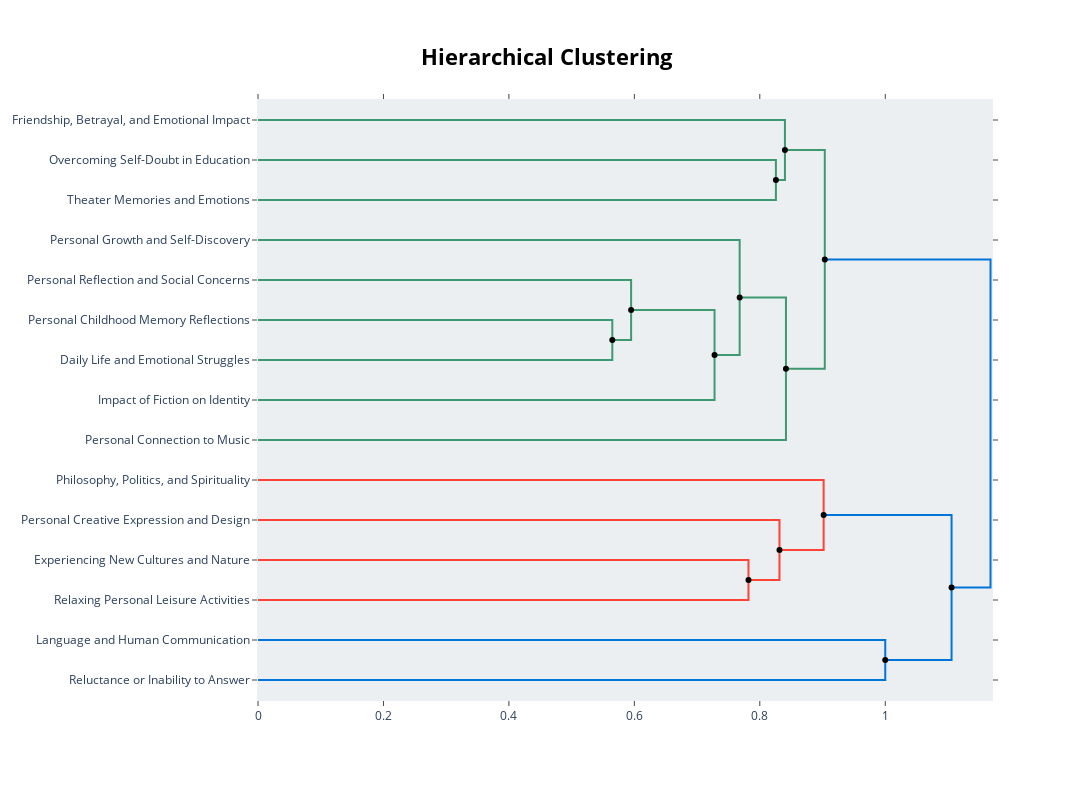
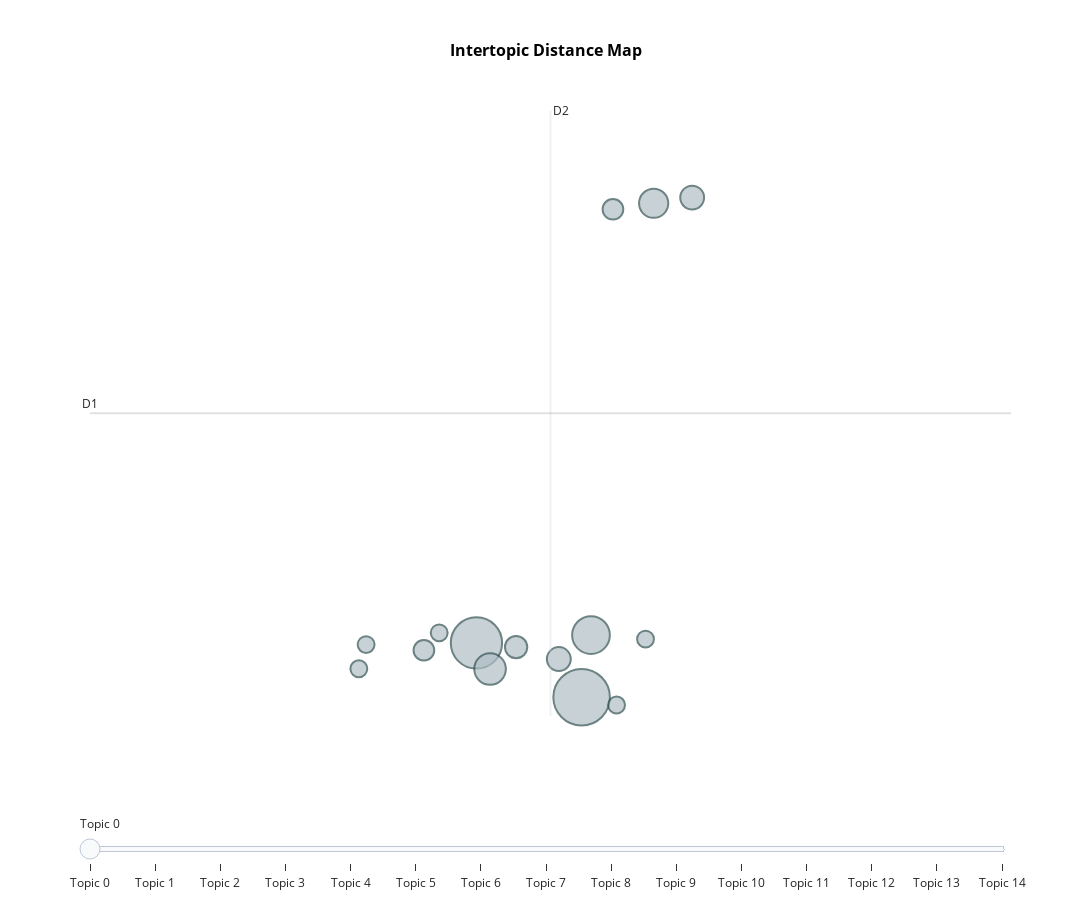
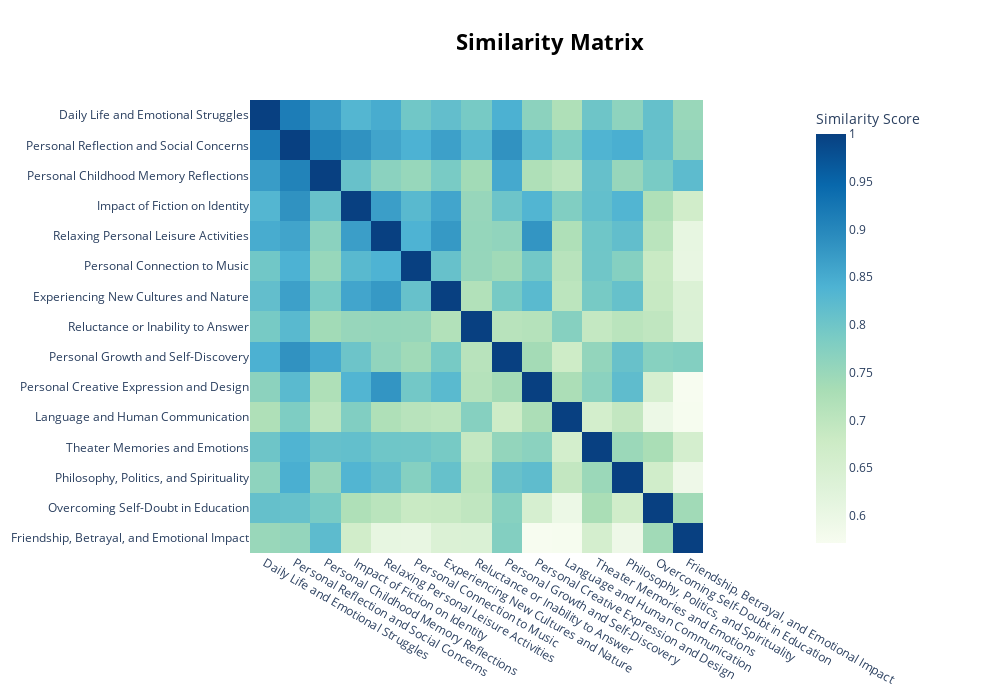
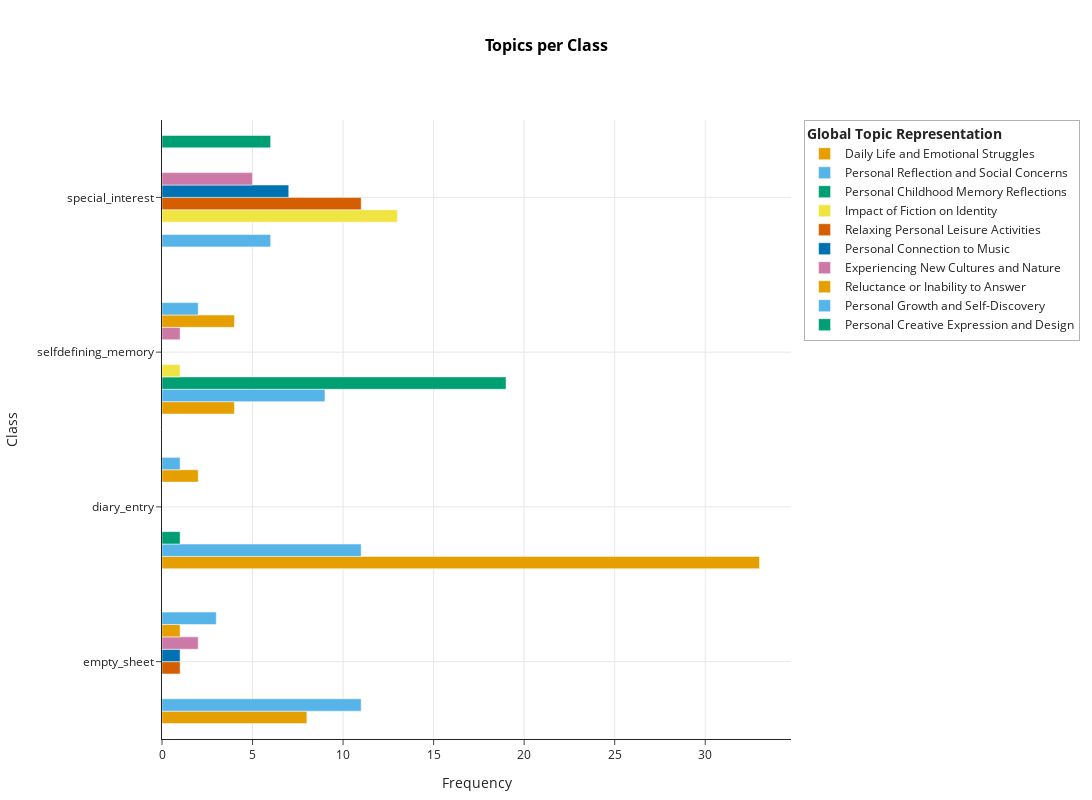

The cell these charts' notebook holds for them, in order:
### Code cell
process_group(group_name, folder)

### Figure 1 — Plotly figure (JSON) as saved in the notebook; plotly's stock layout.template omitted (floating-point values rounded to 4 significant figures)
{"data": [{"hoverinfo": "text", "marker": {"color": "rgb(61,153,112)"}, "mode": "lines", "text": ["Overcoming Self-Doubt in Education", "", "", "Theater Memories and Emotions"], "type": "scatter", "x": [0.0, 0.8257, 0.8257, 0.0], "xaxis": "x", "y": [-15.0, -15.0, -25.0, -25.0], "yaxis": "y"}, {"hoverinfo": "text", "marker": {"color": "rgb(61,153,112)"}, "mode": "lines", "text": ["Friendship, Betrayal, and Emotional Impact", "", "", "nunca_fazer_capaz_aulas_conseguir"], "type": "scatter", "x": [0.0, 0.8401, 0.8401, 0.8257], "xaxis": "x", "y": [-5.0, -5.0, -20.0, -20.0], "yaxis": "y"}, {"hoverinfo": "text", "marker": {"color": "rgb(61,153,112)"}, "mode": "lines", "text": ["Personal Childhood Memory Reflections", "", "", "Daily Life and Emotional Struggles"], "type": "scatter", "x": [0.0, 0.5649, 0.5649, 0.0], "xaxis": "x", "y": [-55.0, -55.0, -65.0, -65.0], "yaxis": "y"}, {"hoverinfo": "text", "marker": {"color": "rgb(61,153,112)"}, "mode": "lines", "text": ["Personal Reflection and Social Concerns", "", "", "hoje_dia_fazer_porque_trabalho"], "type": "scatter", "x": [0.0, 0.5948, 0.5948, 0.5649], "xaxis": "x", "y": [-45.0, -45.0, -60.0, -60.0], "yaxis": "y"}, {"hoverinfo": "text", "marker": {"color": "rgb(61,153,112)"}, "mode": "lines", "text": ["dia_fazer_hoje_porque_trabalho", "", "", "Impact of Fiction on Identity"], "type": "scatter", "x": [0.5948, 0.7278, 0.7278, 0.0], "xaxis": "x", "y": [-52.5, -52.5, -75.0, -75.0], "yaxis": "y"}, {"hoverinfo": "text", "marker": {"color": "rgb(61,153,112)"}, "mode": "lines", "text": ["Personal Growth and Self-Discovery", "", "", "porque_dia_fazer_hoje_sempre"], "type": "scatter", "x": [0.0, 0.7679, 0.7679, 0.7278], "xaxis": "x", "y": [-35.0, -35.0, -63.75, -63.75], "yaxis": "y"}, {"hoverinfo": "text", "marker": {"color": "rgb(61,153,112)"}, "mode": "lines", "text": ["porque_dia_fazer_hoje_sempre", "", "", "Personal Connection to Music"], "type": "scatter", "x": [0.7679, 0.8417, 0.8417, 0.0], "xaxis": "x", "y": [-49.38, -49.38, -85.0, -85.0], "yaxis": "y"}, {"hoverinfo": "text", "marker": {"color": "rgb(61,153,112)"}, "mode": "lines", "text": ["queria_nunca_nada_fazer_aulas", "", "", "porque_fazer_dia_hoje_sempre"], "type": "scatter", "x": [0.8401, 0.9036, 0.9036, 0.8417], "xaxis": "x", "y": [-12.5, -12.5, -67.19, -67.19], "yaxis": "y"}, {"hoverinfo": "text", "marker": {"color": "rgb(255,65,54)"}, "mode": "lines", "text": ["Experiencing New Cultures and Nature", "", "", "Relaxing Personal Leisure Activities"], "type": "scatter", "x": [0.0, 0.7819, 0.7819, 0.0], "xaxis": "x", "y": [-115.0, -115.0, -125.0, -125.0], "yaxis": "y"}, {"hoverinfo": "text", "marker": {"color": "rgb(255,65,54)"}, "mode": "lines", "text": ["Personal Creative Expression and Design", "", "", "viajar_gosto_adoro_sentir_novas"], "type": "scatter", "x": [0.0, 0.8314, 0.8314, 0.7819], "xaxis": "x", "y": [-105.0, -105.0, -120.0, -120.0], "yaxis": "y"}, {"hoverinfo": "text", "marker": {"color": "rgb(255,65,54)"}, "mode": "lines", "text": ["Philosophy, Politics, and Spirituality", "", "", "gosto_adoro_viajar_sentir_novas"], "type": "scatter", "x": [0.0, 0.9018, 0.9018, 0.8314], "xaxis": "x", "y": [-95.0, -95.0, -112.5, -112.5], "yaxis": "y"}, {"hoverinfo": "text", "marker": {"color": "rgb(0,116,217)"}, "mode": "lines", "text": ["Language and Human Communication", "", "", "Reluctance or Inability to Answer"], "type": "scatter", "x": [0.0, 1.0, 1.0, 0.0], "xaxis": "x", "y": [-135.0, -135.0, -145.0, -145.0], "yaxis": "y"}, {"hoverinfo": "text", "marker": {"color": "rgb(0,116,217)"}, "mode": "lines", "text": ["gosto_adoro_viajar_sentir_novas", "", "", "responder_prefiro_biblioteca_nenhuma_escrita"], "type": "scatter", "x": [0.9018, 1.106, 1.106, 1.0], "xaxis": "x", "y": [-103.8, -103.8, -140.0, -140.0], "yaxis": "y"}, {"hoverinfo": "text", "marker": {"color": "rgb(0,116,217)"}, "mode": "lines", "text": ["fazer_porque_dia_hoje_sempre", "", "", "gosto_adoro_viajar_sentir_pessoas"], "type": "scatter", "x": [0.9036, 1.168, 1.168, 1.106], "xaxis": "x", "y": [-39.84, -39.84, -121.9, -121.9], "yaxis": "y"}, {"hoverinfo": "text", "hovertext": ["dia_fazer_hoje_porque_trabalho", "porque_dia_fazer_hoje_sempre", "queria_nunca_nada_fazer_aulas", "gosto_adoro_viajar_sentir_novas", "fazer_porque_dia_hoje_sempre"], "marker": {"color": "black"}, "mode": "markers", "showlegend": false, "type": "scatter", "x": [0.5948, 0.7679, 0.8401, 0.9018, 0.9036], "y": [-52.5, -49.38, -12.5, -103.8, -39.84]}, {"hoverinfo": "text", "hovertext": ["nunca_fazer_capaz_aulas_conseguir", "hoje_dia_fazer_porque_trabalho", "porque_dia_fazer_hoje_sempre", "porque_fazer_dia_hoje_sempre", "viajar_gosto_adoro_sentir_novas", "gosto_adoro_viajar_sentir_novas", "responder_prefiro_biblioteca_nenhuma_escrita", "gosto_adoro_viajar_sentir_pessoas"], "marker": {"color": "black"}, "mode": "markers", "showlegend": false, "type": "scatter", "x": [0.8257, 0.5649, 0.7278, 0.8417, 0.7819, 0.8314, 1, 1.106], "y": [-20, -60, -63.75, -67.19, -120, -112.5, -140, -121.9]}], "layout": {"autosize": false, "height": 800, "hoverlabel": {"bgcolor": "white", "font": {"family": "Rockwell", "size": 16}}, "hovermode": "closest", "margin": {"b": 100, "l": 100, "r": 100, "t": 100}, "plot_bgcolor": "#ECEFF1", "showlegend": false, "title": {"font": {"color": "Black", "size": 22}, "text": "<b>Hierarchical Clustering</b>", "x": 0.5, "xanchor": "center", "yanchor": "top"}, "width": 1400, "xaxis": {"mirror": "allticks", "rangemode": "tozero", "showgrid": false, "showline": true, "showticklabels": true, "ticks": "outside", "type": "linear", "zeroline": false}, "yaxis": {"mirror": "allticks", "range": [-150, 0], "rangemode": "tozero", "showgrid": false, "showline": true, "showticklabels": true, "tickmode": "array", "ticks": "outside", "ticktext": ["Friendship, Betrayal, and Emotional Impact", "Overcoming Self-Doubt in Education", "Theater Memories and Emotions", "Personal Growth and Self-Discovery", "Personal Reflection and Social Concerns", "Personal Childhood Memory Reflections", "Daily Life and Emotional Struggles", "Impact of Fiction on Identity", "Personal Connection to Music", "Philosophy, Politics, and Spirituality", "Personal Creative Expression and Design", "Experiencing New Cultures and Nature", "Relaxing Personal Leisure Activities", "Language and Human Communication", "Reluctance or Inability to Answer"], "tickvals": [-5, -15, -25, -35, -45, -55, -65, -75, -85, -95, -105, -115, -125, -135, -145], "type": "linear", "zeroline": false}}}

### Figure 2 — Plotly figure (JSON) as saved in the notebook; plotly's stock layout.template omitted (floating-point values rounded to 4 significant figures)
{"data": [{"customdata": [[0, "Daily Life and Emotional Struggles", 45], [1, "Personal Reflection and Social Concerns", 37], [2, "Personal Childhood Memory Reflections", 20], [3, "Impact of Fiction on Identity", 14], [4, "Relaxing Personal Leisure Activities", 12], [5, "Personal Connection to Music", 8], [6, "Experiencing New Cultures and Nature", 8], [7, "Reluctance or Inability to Answer", 7], [8, "Personal Growth and Self-Discovery", 6], [9, "Personal Creative Expression and Design", 6], [10, "Language and Human Communication", 4], [11, "Theater Memories and Emotions", 4], [12, "Philosophy, Politics, and Spirituality", 4], [13, "Overcoming Self-Doubt in Education", 4], [14, "Friendship, Betrayal, and Emotional Impact", 4]], "hovertemplate": "<b>Topic %{customdata[0]}</b><br>%{customdata[1]}<br>Size: %{customdata[2]}", "legendgroup": "", "marker": {"color": "#B0BEC5", "line": {"color": "DarkSlateGrey", "width": 2}, "size": [45, 37, 20, 14, 12, 8, 8, 7, 6, 6, 4, 4, 4, 4, 4], "sizemode": "area", "sizeref": 0.02813, "symbol": "circle"}, "mode": "markers", "name": "", "orientation": "v", "showlegend": false, "type": "scatter", "x": [14.33, 13.59, 14.4, 13.68, 14.85, 14.17, 15.12, 13.87, 13.21, 14.56, 12.8, 13.32, 12.75, 14.58, 14.79], "xaxis": "x", "y": [3.874, 6.482, 6.861, 5.229, 27.6, 5.711, 27.87, 6.284, 6.133, 27.31, 6.403, 6.969, 5.243, 3.501, 6.667], "yaxis": "y"}], "layout": {"annotations": [{"showarrow": false, "text": "D1", "x": 10.84, "y": 17.51, "yshift": 10}, {"showarrow": false, "text": "D2", "x": 14.11, "xshift": 10, "y": 32.05}], "height": 900, "hoverlabel": {"bgcolor": "white", "font": {"family": "Rockwell", "size": 16}}, "legend": {"itemsizing": "constant", "tracegroupgap": 0}, "margin": {"b": 80, "l": 80, "r": 80, "t": 100}, "shapes": [{"line": {"color": "#CFD8DC", "width": 2}, "type": "line", "x0": 14.11, "x1": 14.11, "y0": 2.976, "y1": 32.05}, {"line": {"color": "#9E9E9E", "width": 2}, "type": "line", "x0": 10.84, "x1": 17.39, "y0": 17.51, "y1": 17.51}], "sliders": [{"active": 0, "pad": {"t": 50}, "steps": [{"args": [{"marker.color": [["red", "#B0BEC5", "#B0BEC5", "#B0BEC5", "#B0BEC5", "#B0BEC5", "#B0BEC5", "#B0BEC5", "#B0BEC5", "#B0BEC5", "#B0BEC5", "#B0BEC5", "#B0BEC5", "#B0BEC5", "#B0BEC5"]]}], "label": "Topic 0", "method": "update"}, {"args": [{"marker.color": [["#B0BEC5", "red", "#B0BEC5", "#B0BEC5", "#B0BEC5", "#B0BEC5", "#B0BEC5", "#B0BEC5", "#B0BEC5", "#B0BEC5", "#B0BEC5", "#B0BEC5", "#B0BEC5", "#B0BEC5", "#B0BEC5"]]}], "label": "Topic 1", "method": "update"}, {"args": [{"marker.color": [["#B0BEC5", "#B0BEC5", "red", "#B0BEC5", "#B0BEC5", "#B0BEC5", "#B0BEC5", "#B0BEC5", "#B0BEC5", "#B0BEC5", "#B0BEC5", "#B0BEC5", "#B0BEC5", "#B0BEC5", "#B0BEC5"]]}], "label": "Topic 2", "method": "update"}, {"args": [{"marker.color": [["#B0BEC5", "#B0BEC5", "#B0BEC5", "red", "#B0BEC5", "#B0BEC5", "#B0BEC5", "#B0BEC5", "#B0BEC5", "#B0BEC5", "#B0BEC5", "#B0BEC5", "#B0BEC5", "#B0BEC5", "#B0BEC5"]]}], "label": "Topic 3", "method": "update"}, {"args": [{"marker.color": [["#B0BEC5", "#B0BEC5", "#B0BEC5", "#B0BEC5", "red", "#B0BEC5", "#B0BEC5", "#B0BEC5", "#B0BEC5", "#B0BEC5", "#B0BEC5", "#B0BEC5", "#B0BEC5", "#B0BEC5", "#B0BEC5"]]}], "label": "Topic 4", "method": "update"}, {"args": [{"marker.color": [["#B0BEC5", "#B0BEC5", "#B0BEC5", "#B0BEC5", "#B0BEC5", "red", "#B0BEC5", "#B0BEC5", "#B0BEC5", "#B0BEC5", "#B0BEC5", "#B0BEC5", "#B0BEC5", "#B0BEC5", "#B0BEC5"]]}], "label": "Topic 5", "method": "update"}, {"args": [{"marker.color": [["#B0BEC5", "#B0BEC5", "#B0BEC5", "#B0BEC5", "#B0BEC5", "#B0BEC5", "red", "#B0BEC5", "#B0BEC5", "#B0BEC5", "#B0BEC5", "#B0BEC5", "#B0BEC5", "#B0BEC5", "#B0BEC5"]]}], "label": "Topic 6", "method": "update"}, {"args": [{"marker.color": [["#B0BEC5", "#B0BEC5", "#B0BEC5", "#B0BEC5", "#B0BEC5", "#B0BEC5", "#B0BEC5", "red", "#B0BEC5", "#B0BEC5", "#B0BEC5", "#B0BEC5", "#B0BEC5", "#B0BEC5", "#B0BEC5"]]}], "label": "Topic 7", "method": "update"}, {"args": [{"marker.color": [["#B0BEC5", "#B0BEC5", "#B0BEC5", "#B0BEC5", "#B0BEC5", "#B0BEC5", "#B0BEC5", "#B0BEC5", "red", "#B0BEC5", "#B0BEC5", "#B0BEC5", "#B0BEC5", "#B0BEC5", "#B0BEC5"]]}], "label": "Topic 8", "method": "update"}, {"args": [{"marker.color": [["#B0BEC5", "#B0BEC5", "#B0BEC5", "#B0BEC5", "#B0BEC5", "#B0BEC5", "#B0BEC5", "#B0BEC5", "#B0BEC5", "red", "#B0BEC5", "#B0BEC5", "#B0BEC5", "#B0BEC5", "#B0BEC5"]]}], "label": "Topic 9", "method": "update"}, {"args": [{"marker.color": [["#B0BEC5", "#B0BEC5", "#B0BEC5", "#B0BEC5", "#B0BEC5", "#B0BEC5", "#B0BEC5", "#B0BEC5", "#B0BEC5", "#B0BEC5", "red", "#B0BEC5", "#B0BEC5", "#B0BEC5", "#B0BEC5"]]}], "label": "Topic 10", "method": "update"}, {"args": [{"marker.color": [["#B0BEC5", "#B0BEC5", "#B0BEC5", "#B0BEC5", "#B0BEC5", "#B0BEC5", "#B0BEC5", "#B0BEC5", "#B0BEC5", "#B0BEC5", "#B0BEC5", "red", "#B0BEC5", "#B0BEC5", "#B0BEC5"]]}], "label": "Topic 11", "method": "update"}, {"args": [{"marker.color": [["#B0BEC5", "#B0BEC5", "#B0BEC5", "#B0BEC5", "#B0BEC5", "#B0BEC5", "#B0BEC5", "#B0BEC5", "#B0BEC5", "#B0BEC5", "#B0BEC5", "#B0BEC5", "red", "#B0BEC5", "#B0BEC5"]]}], "label": "Topic 12", "method": "update"}, {"args": [{"marker.color": [["#B0BEC5", "#B0BEC5", "#B0BEC5", "#B0BEC5", "#B0BEC5", "#B0BEC5", "#B0BEC5", "#B0BEC5", "#B0BEC5", "#B0BEC5", "#B0BEC5", "#B0BEC5", "#B0BEC5", "red", "#B0BEC5"]]}], "label": "Topic 13", "method": "update"}, {"args": [{"marker.color": [["#B0BEC5", "#B0BEC5", "#B0BEC5", "#B0BEC5", "#B0BEC5", "#B0BEC5", "#B0BEC5", "#B0BEC5", "#B0BEC5", "#B0BEC5", "#B0BEC5", "#B0BEC5", "#B0BEC5", "#B0BEC5", "red"]]}], "label": "Topic 14", "method": "update"}]}], "title": {"font": {"color": "Black", "size": 16}, "text": "<b>Intertopic Distance Map</b>", "x": 0.5, "xanchor": "center", "y": 0.95, "yanchor": "top"}, "width": 1200, "xaxis": {"anchor": "y", "automargin": true, "domain": [0, 1], "gridcolor": "rgba(0,0,0,0.1)", "showgrid": true, "title": {"text": ""}, "visible": false}, "yaxis": {"anchor": "x", "automargin": true, "domain": [0, 1], "gridcolor": "rgba(0,0,0,0.1)", "showgrid": true, "title": {"text": ""}, "visible": false}}}

### Figure 3 — Plotly figure (JSON) as saved in the notebook; plotly's stock layout.template omitted (floating-point values rounded to 4 significant figures; data arrays with more than 128 entries replaced by an {"elided": "..."} marker saying what was removed)
{"data": [{"coloraxis": "coloraxis", "hovertemplate": "x: %{x}<br>y: %{y}<br>Similarity Score: %{z}<extra></extra>", "name": "0", "type": "heatmap", "x": ["Daily Life and Emotional Struggles", "Personal Reflection and Social Concerns", "Personal Childhood Memory Reflections", "Impact of Fiction on Identity", "Relaxing Personal Leisure Activities", "Personal Connection to Music", "Experiencing New Cultures and Nature", "Reluctance or Inability to Answer", "Personal Growth and Self-Discovery", "Personal Creative Expression and Design", "Language and Human Communication", "Theater Memories and Emotions", "Philosophy, Politics, and Spirituality", "Overcoming Self-Doubt in Education", "Friendship, Betrayal, and Emotional Impact"], "xaxis": "x", "y": ["Daily Life and Emotional Struggles", "Personal Reflection and Social Concerns", "Personal Childhood Memory Reflections", "Impact of Fiction on Identity", "Relaxing Personal Leisure Activities", "Personal Connection to Music", "Experiencing New Cultures and Nature", "Reluctance or Inability to Answer", "Personal Growth and Self-Discovery", "Personal Creative Expression and Design", "Language and Human Communication", "Theater Memories and Emotions", "Philosophy, Politics, and Spirituality", "Overcoming Self-Doubt in Education", "Friendship, Betrayal, and Emotional Impact"], "yaxis": "y", "z": {"elided": "15x15 float values"}}], "layout": {"coloraxis": {"colorbar": {"title": {"text": "Similarity Score"}}, "colorscale": [[0, "rgb(247,252,240)"], [0.125, "rgb(224,243,219)"], [0.25, "rgb(204,235,197)"], [0.375, "rgb(168,221,181)"], [0.5, "rgb(123,204,196)"], [0.625, "rgb(78,179,211)"], [0.75, "rgb(43,140,190)"], [0.875, "rgb(8,104,172)"], [1, "rgb(8,64,129)"]]}, "height": 700, "hoverlabel": {"bgcolor": "white", "font": {"family": "Rockwell", "size": 16}}, "legend": {"title": {"text": "Trend"}}, "margin": {"b": 120, "l": 120, "r": 80, "t": 100}, "showlegend": true, "title": {"font": {"color": "Black", "size": 22}, "text": "<b>Similarity Matrix</b>", "x": 0.55, "xanchor": "center", "y": 0.95, "yanchor": "top"}, "width": 1000, "xaxis": {"anchor": "y", "constrain": "domain", "domain": [0, 1], "scaleanchor": "y"}, "yaxis": {"anchor": "x", "autorange": "reversed", "constrain": "domain", "domain": [0, 1]}}}

### Figure 4 — Plotly figure (JSON) as saved in the notebook; plotly's stock layout.template omitted (floating-point values rounded to 4 significant figures)
{"data": [{"hoverinfo": "text", "hovertext": ["<b>Topic 0</b><br>Words: the, quero, fazer, dormir, you", "<b>Topic 0</b><br>Words: dia, hoje, trabalho, fazer, porque", "<b>Topic 0</b><br>Words: pai, disse, filme, situação, ir"], "marker": {"color": "#E69F00"}, "name": "Daily Life and Emotional Struggles", "orientation": "h", "type": "bar", "visible": true, "x": [8, 33, 4], "y": ["empty_sheet", "diary_entry", "selfdefining_memory"]}, {"hoverinfo": "text", "hovertext": ["<b>Topic 1</b><br>Words: cabeça, sempre, atenção, pessoas, algo", "<b>Topic 1</b><br>Words: dia, momentos, perceber, algum, mau", "<b>Topic 1</b><br>Words: pessoas, feminino, futebol, mulher, mulheres", "<b>Topic 1</b><br>Words: lembro, memórias, memória, odeio, sempre"], "marker": {"color": "#56B4E9"}, "name": "Personal Reflection and Social Concerns", "orientation": "h", "type": "bar", "visible": true, "x": [11, 11, 6, 9], "y": ["empty_sheet", "diary_entry", "special_interest", "selfdefining_memory"]}, {"hoverinfo": "text", "hovertext": ["<b>Topic 2</b><br>Words: responder, verdade, telemóvel, alunos, nisto", "<b>Topic 2</b><br>Words: memória, lembro, anos, mãe, dizer"], "marker": {"color": "#009E73"}, "name": "Personal Childhood Memory Reflections", "orientation": "h", "type": "bar", "visible": true, "x": [1, 19], "y": ["diary_entry", "selfdefining_memory"]}, {"hoverinfo": "text", "hovertext": ["<b>Topic 3</b><br>Words: ler, músicas, história, forma, interesse", "<b>Topic 3</b><br>Words: livros, ler, interesses, dúvida, sempre"], "marker": {"color": "#F0E442"}, "name": "Impact of Fiction on Identity", "orientation": "h", "type": "bar", "visible": true, "x": [13, 1], "y": ["special_interest", "selfdefining_memory"]}, {"hoverinfo": "text", "hovertext": ["<b>Topic 4</b><br>Words: liga, lista, cozinhar, odeio, ontem", "<b>Topic 4</b><br>Words: gosto, adoro, cozinhar, acalma, porque"], "marker": {"color": "#D55E00"}, "name": "Relaxing Personal Leisure Activities", "orientation": "h", "type": "bar", "visible": true, "x": [1, 11], "y": ["empty_sheet", "special_interest"]}, {"hoverinfo": "text", "hovertext": ["<b>Topic 5</b><br>Words: encontro, tocar, crianças, horário, entanto", "<b>Topic 5</b><br>Words: música, ouvir, enquanto, tanto, consigo"], "marker": {"color": "#0072B2"}, "name": "Personal Connection to Music", "orientation": "h", "type": "bar", "visible": true, "x": [1, 7], "y": ["empty_sheet", "special_interest"]}, {"hoverinfo": "text", "hovertext": ["<b>Topic 6</b><br>Words: silêncio, sentir, fundo, vezes, sensação", "<b>Topic 6</b><br>Words: viajar, novas, maioria pessoas, visitar, gosto", "<b>Topic 6</b><br>Words: todo mundo, centro, viajar, todo, faculdade"], "marker": {"color": "#CC79A7"}, "name": "Experiencing New Cultures and Nature", "orientation": "h", "type": "bar", "visible": true, "x": [2, 5, 1], "y": ["empty_sheet", "special_interest", "selfdefining_memory"]}, {"hoverinfo": "text", "hovertext": ["<b>Topic 7</b><br>Words: responder, prefiro, nenhuma, ocorre, pergunta", "<b>Topic 7</b><br>Words: responder, prefiro, ocorre, pergunta, nenhuma", "<b>Topic 7</b><br>Words: responder, prefiro, nenhuma, momento, tão"], "marker": {"color": "#E69F00"}, "name": "Reluctance or Inability to Answer", "orientation": "h", "type": "bar", "visible": true, "x": [1, 2, 4], "y": ["empty_sheet", "diary_entry", "selfdefining_memory"]}, {"hoverinfo": "text", "hovertext": ["<b>Topic 8</b><br>Words: gostava, filho, phda, apenas, sei", "<b>Topic 8</b><br>Words: caminho, nova, faz, confusão, psicóloga", "<b>Topic 8</b><br>Words: inglês, fez, viagem, tudo, sair"], "marker": {"color": "#56B4E9"}, "name": "Personal Growth and Self-Discovery", "orientation": "h", "type": "bar", "visible": true, "x": [3, 1, 2], "y": ["empty_sheet", "diary_entry", "selfdefining_memory"]}, {"hoverinfo": "text", "hovertext": ["<b>Topic 9</b><br>Words: utilizar, gosto, relacionado, transmitir, traço"], "marker": {"color": "#009E73"}, "name": "Personal Creative Expression and Design", "orientation": "h", "type": "bar", "visible": true, "x": [6], "y": ["special_interest"]}], "layout": {"height": 800, "hoverlabel": {"bgcolor": "white", "font": {"family": "Rockwell", "size": 16}}, "legend": {"bgcolor": "rgba(255,255,255,0.8)", "bordercolor": "rgba(0,0,0,0.3)", "borderwidth": 1, "orientation": "v", "title": {"text": "<b>Global Topic Representation"}, "x": 1.02, "xanchor": "left", "y": 1, "yanchor": "top"}, "margin": {"b": 60, "l": 60, "r": 60, "t": 120}, "showlegend": true, "title": {"font": {"color": "Black", "size": 16}, "text": "<b>Topics per Class</b>", "x": 0.5, "xanchor": "center", "y": 0.95, "yanchor": "top"}, "width": 1200, "xaxis": {"showgrid": true, "title": {"text": "Frequency"}}, "yaxis": {"showgrid": true, "title": {"text": "Class"}}}}
